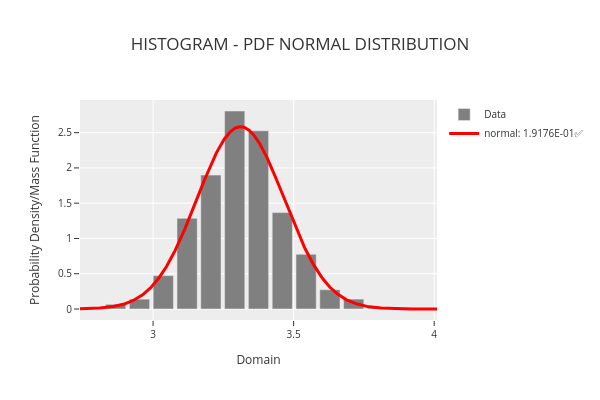

This figure's notebook cell:
### Markdown cell above
**Plot the histogram along with the `id_distribution` distribution curve for comparison**

### Code cell
phi.plot_distribution("normal")

### Figure 1 — Plotly figure (JSON) as saved in the notebook; plotly's stock layout.template omitted (floating-point values rounded to 4 significant figures; data arrays with more than 128 entries replaced by an {"elided": "..."} marker saying what was removed)
{"data": [{"marker": {"color": "rgba(128,128,128,1)"}, "name": "Data", "showlegend": true, "type": "bar", "x": [2.782, 2.867, 2.952, 3.036, 3.121, 3.206, 3.29, 3.375, 3.46, 3.544, 3.629, 3.714, 3.798, 3.883, 3.968], "y": [0.007387, 0.06648, 0.1403, 0.4727, 1.285, 1.898, 2.807, 2.526, 1.367, 0.7756, 0.2733, 0.1403, 0.01477, 0.02216, 0.01477]}, {"line": {"color": "rgba(255,0,0,1)", "width": 3}, "mode": "lines", "name": "normal: 1.9176E-01✅", "type": "scatter", "x": {"elided": "1000 float values"}, "y": {"elided": "1000 float values"}}], "layout": {"bargap": 0.15, "height": 400, "legend": {"font": {"size": 10}, "orientation": "v", "title": {"font": {"size": 10}}, "xanchor": "left", "y": 1, "yanchor": "auto"}, "title": {"text": "HISTOGRAM - PDF NORMAL DISTRIBUTION"}, "width": 600, "xaxis": {"tickfont": {"size": 10}, "title": {"font": {"size": 12}, "text": "Domain"}}, "yaxis": {"tickfont": {"size": 10}, "title": {"font": {"size": 12}, "text": "Probability Density/Mass Function"}}}}
